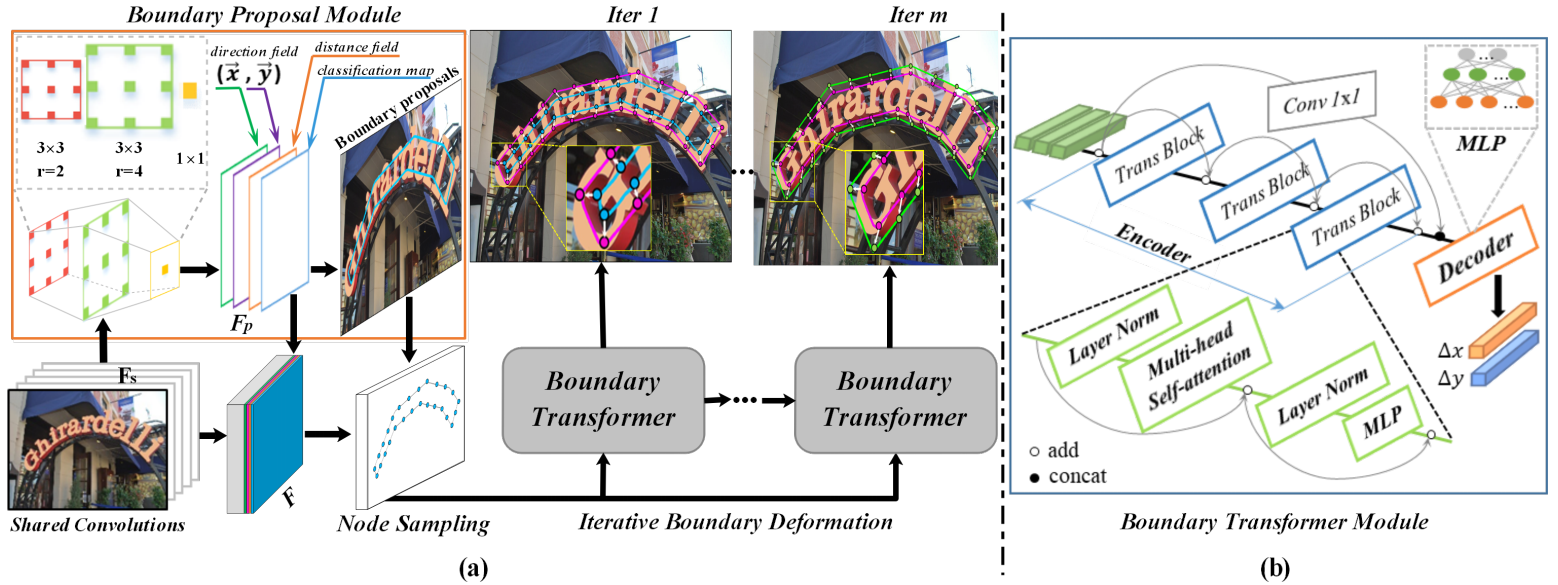
#> input picture vis/framework.png, 1558 x 585 px
$ python -i augmentation.py   (imports and definitions only)
#> lines starting #> are read from the running program, lines starting #| are printed output that depends on the picture
#> further down, picture is the input picture: shape (585, 1558, 3); mean B, G, R 211.2, 212.6, 213.4
# -*- coding: utf-8 -*-
__author__ = "S.X.Zhang"
import numpy as np
import math
import cv2
import copy
import numpy.random as random
from shapely.geometry import Polygon
import torchvision.transforms as transforms
import torchvision.transforms.functional as F
from PIL import ImageEnhance, Image


###<<<<<<<<<<<<<<<<<<<<<<<<<<<<<<<<<###
###<<<<<<<<<  Function  >>>>>>>>>>>>###
###>>>>>>>>>>>>>>>>>>>>>>>>>>>>>>>>>###
# [33 lines left out: function crop_first, not called in this run]

####<<<<<<<<<<<<<<<<<<<<<<<<<<<<<<<<<####
####<<<<<<<<<<<  Class  >>>>>>>>>>>>>####
####>>>>>>>>>>>>>>>>>>>>>>>>>>>>>>>>>####
class Compose(object):
    """Composes several augmentations together.
    Args:
        transforms (List[Transform]): list of transforms to compose.
    Example:
        >>> augmentations.Compose([
        >>>     transforms.CenterCrop(10),
        >>>     transforms.ToTensor(),
        >>> ])
    """

    def __init__(self, transforms):
        self.transforms = transforms

    # [4 lines left out: function __call__, not called in this run]


class Normalize(object):
    def __init__(self, mean, std):
        self.mean = np.array(mean)
        self.std = np.array(std)

    # [6 lines left out: function __call__, not called in this run]


class MinusMean(object):
    def __init__(self, mean):
        self.mean = np.array(mean)

    # [4 lines left out: function __call__, not called in this run]


class RandomMirror(object):
    # 镜像
    def __init__(self):
        pass

    # [9 lines left out: function __call__, not called in this run]


class AugmentColor(object):
    # 颜色增强（添加噪声）
    # [19 lines left out: functions __init__, __call__, not called in this run]


class RandomContrast(object):
    # [12 lines left out: functions __init__, __call__, not called in this run]


class RandomBrightness(object):
    # [11 lines left out: functions __init__, __call__, not called in this run]


class RandomErasing(object):
    # [33 lines left out: functions __init__, __call__, not called in this run]


class RandomMixUp(object):
    def __init__(self, mixup_alpha=2):
        self.mixup_alpha = mixup_alpha

    # [18 lines left out: function __call__, not called in this run]


class Rotate(object):
    def __init__(self, up=30):
        self.up = up

    # [30 lines left out: functions rotate, __call__, not called in this run]


class RotatePadding(object):
    def __init__(self, up=60,colors=True):
        self.up = up
        self.colors = colors
        self.ratio = 0.5

    # [18 lines left out: function rotate, not called in this run]

    @staticmethod
    def shift(size, degree):
        angle = degree * math.pi / 180.0
        width = size[0]
        height = size[1]

        alpha = math.cos(angle)
        beta = math.sin(angle)
        new_width = int(width * math.fabs(alpha) + height * math.fabs(beta))
        new_height = int(width * math.fabs(beta) + height * math.fabs(alpha))

        size = [new_width, new_height]
        return size

    def __call__(self, image, polygons=None, scale=1.0):
#> called with scale = 1
        if np.random.random() <= self.ratio:
            return image, polygons
        angle = np.random.normal(loc=0.0, scale=0.5) * self.up  # angle 按照高斯分布
        rows, cols = image.shape[0:2]
#> rows = 585; cols = 1558
        center = (cols / 2.0, rows / 2.0)
#> center = (779, 292.5)
        newSize = self.shift([cols * scale, rows * scale], angle)
#> newSize = [1663, 1131]
        movSize = [int((newSize[0] - cols) / 2), int((newSize[1] - rows) / 2)]
#> movSize = [52, 273]

        M = cv2.getRotationMatrix2D(center, angle, scale)
        M[0, 2] += int((newSize[0] - cols) / 2)
        M[1, 2] += int((newSize[1] - rows) / 2)

        if self.colors:
            H, W, _ = image.shape
#> H = 585; W = 1558
            mask = np.zeros_like(image)
            (h_index, w_index) = (np.random.randint(0, H * 7 // 8), np.random.randint(0, W * 7 // 8))
#> h_index = 195; w_index = 1033
            img_cut = image[h_index:(h_index + H // 9), w_index:(w_index + W // 9)]
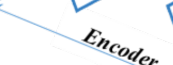
#> img_cut: shape (65, 173, 3); mean B, G, R 244.8, 242.9, 240.9
            img_cut = cv2.resize(img_cut, (newSize[0], newSize[1]))
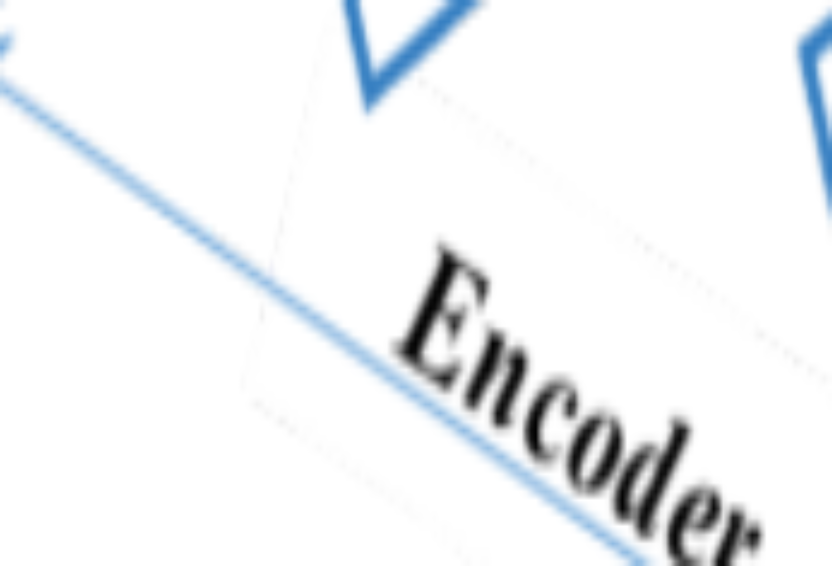
#> img_cut: shape (1131, 1663, 3) (shown at 1/2 size); mean B, G, R 244.7, 242.9, 240.9
            mask = cv2.warpAffine(mask, M, (newSize[0], newSize[1]), borderValue=[1, 1, 1])
            image = cv2.warpAffine(image, M, (newSize[0], newSize[1]), borderValue=[0,0,0])
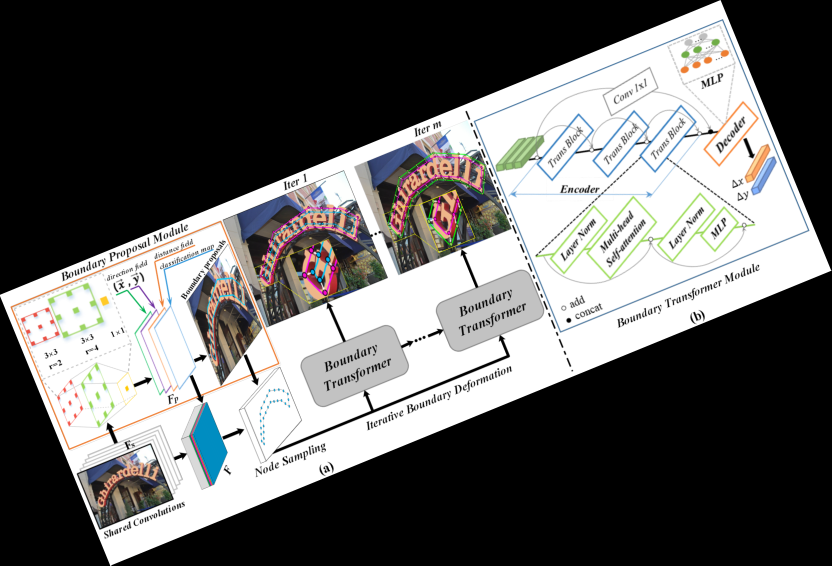
#> image: shape (1131, 1663, 3) (shown at 1/2 size); mean of channels 0, 1, 2 102.3, 103, 103.4; drawn as B, G, R
            image=image+img_cut*mask
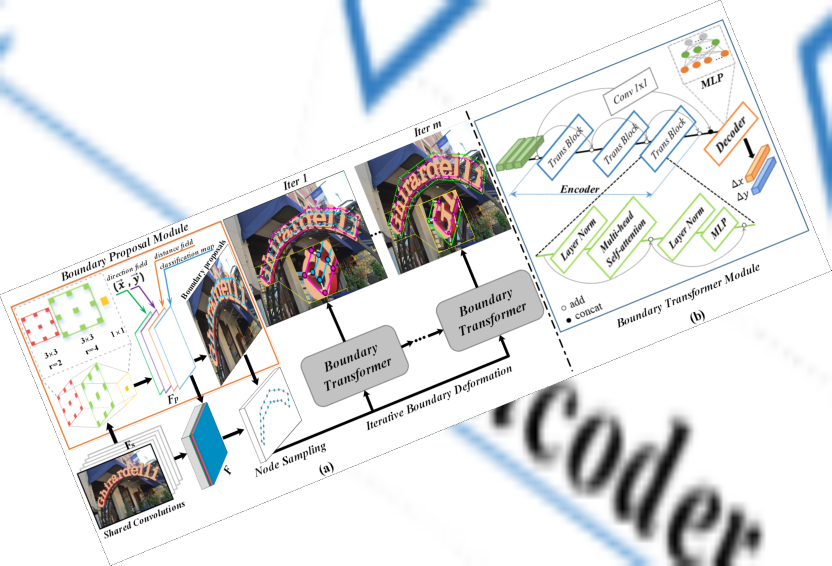
#> image: shape (1131, 1663, 3) (shown at 1/2 size); mean of channels 0, 1, 2 226.7, 225.9, 224.7; drawn as B, G, R
        else:
            color = [0, 0, 0]
            image = cv2.warpAffine(image, M, (newSize[0], newSize[1]), borderValue=color)

        if polygons is not None:
            for polygon in polygons:
                x, y = self.rotate(center, polygon.points, angle,movSize,scale)
                pts = np.vstack([x, y]).T
                polygon.points = pts
        return image, polygons


class SquarePadding(object):

    # [24 lines left out: function __call__, not called in this run]


class RandomImgCropPatch(object):
    # [70 lines left out: functions __init__, get_contour_min_area_box, CropWH, __call__, not called in this run]


class RandomCropFlip(object):

    # [91 lines left out: functions __init__, __call__, not called in this run]


class RandomResizedCrop(object):
    # [70 lines left out: functions __init__, __call__, not called in this run]


class RandomResizeScale(object):
    def __init__(self, size=512, ratio=(3./4, 5./2)):
        self.size = size
        self.ratio = ratio

    # [14 lines left out: function __call__, not called in this run]


class Resize(object):
    def __init__(self, size=1024):
        self.size = size
        self.SP = SquarePadding()

    # [11 lines left out: function __call__, not called in this run]


class ResizeSquare(object):
    def __init__(self, size=(480, 1280)):
        self.size = size

    # [27 lines left out: function __call__, not called in this run]


class ResizeLimitSquare(object):
    # [17 lines left out: functions __init__, __call__, not called in this run]


class RandomResizePadding(object):
    # [28 lines left out: functions __init__, __call__, not called in this run]

transform_type_dict = dict(
    brightness=ImageEnhance.Brightness, contrast=ImageEnhance.Contrast,
    sharpness=ImageEnhance.Sharpness,   color=ImageEnhance.Color
)


class RandomDistortion(object):
    def __init__(self, transform_dict, prob=0.5):
        self.transforms = [(transform_type_dict[k], transform_dict[k]) for k in transform_dict]
        self.prob = prob

    # [11 lines left out: function __call__, not called in this run]


class Augmentation(object):
    # [15 lines left out: function __init__, not called in this run]

    def __call__(self, image, polygons=None):
        return self.augmentation(image, polygons)


class BaseTransform(object):
    # [9 lines left out: function __init__, not called in this run]

    def __call__(self, image, polygons=None):
        return self.augmentation(image, polygons)


class BaseTransformNresize(object):
    # [6 lines left out: function __init__, not called in this run]

    def __call__(self, image, polygons=None):
        return self.augmentation(image, polygons)

>>> import cv2
>>> picture = cv2.imread('../vis/framework.png')
>>> result = RotatePadding()(picture)
